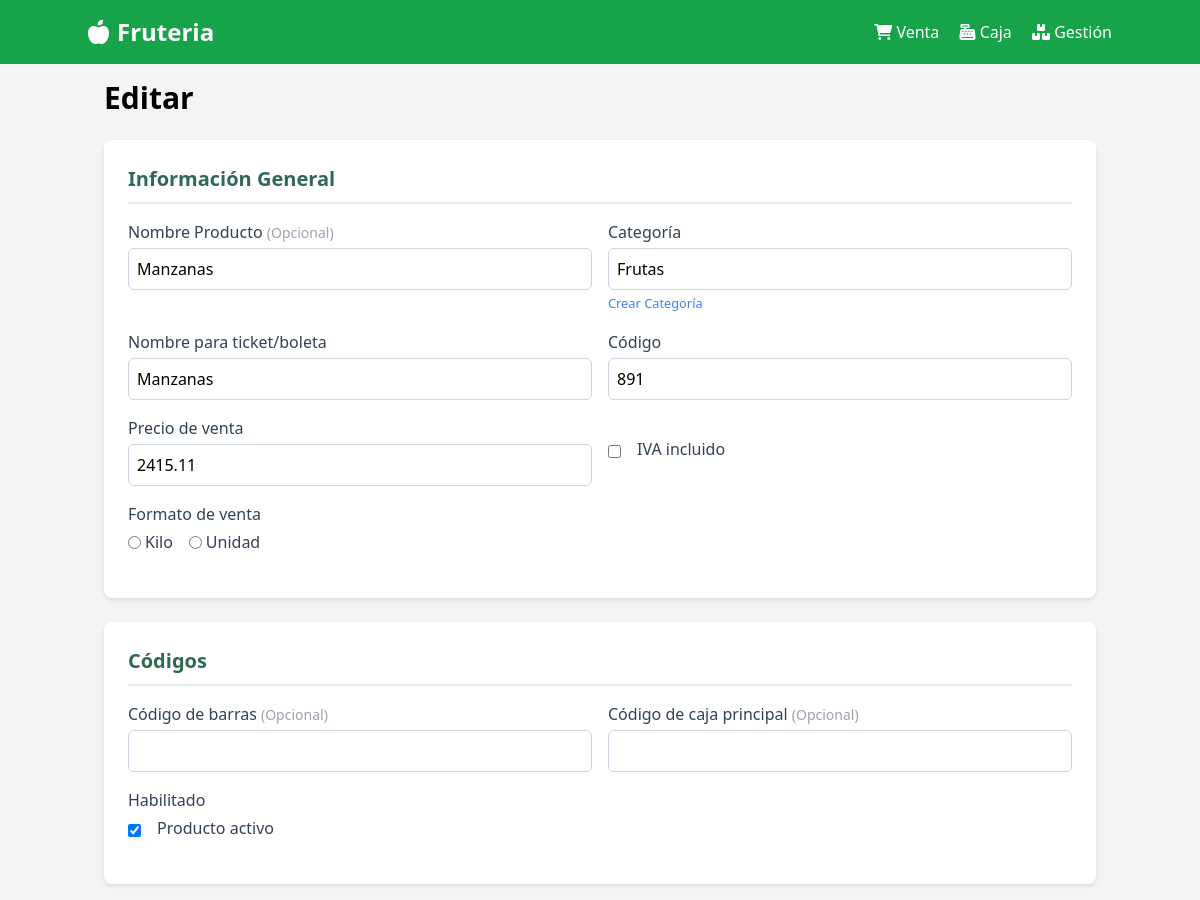
Page /productos/editar/1 (upper part) on the earlier database version.
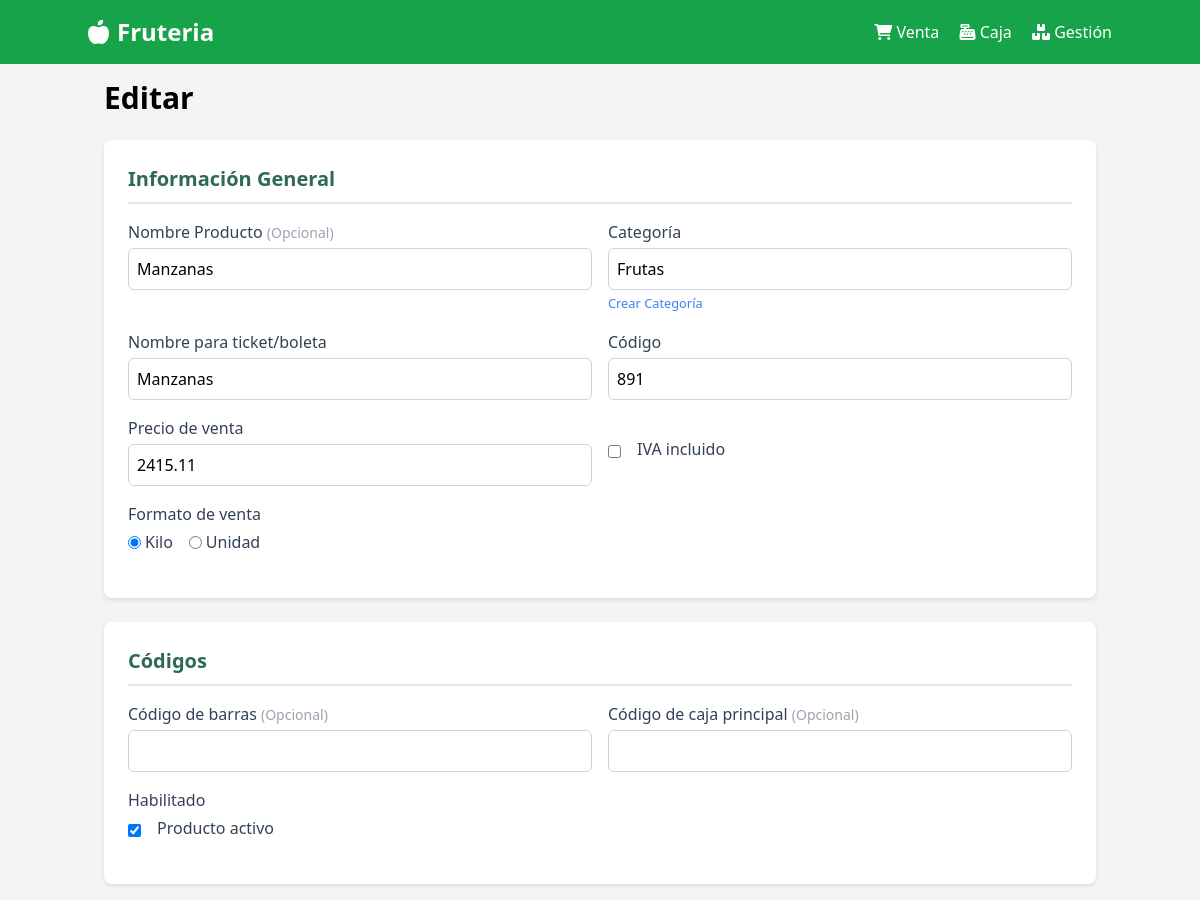
Same page on the later database version.
### app/models/models.py (models this page shows)
class Producto(db.Model):
    __tablename__ = 'productos'
    id = db.Column(db.Integer, primary_key=True)
    nombre = db.Column(db.String(100), nullable=False)
    precio = db.Column(db.Float, nullable=False)
    imagen = db.Column(db.String(200), nullable=True)
    categoria_id = db.Column(db.Integer, db.ForeignKey('categorias.id'), nullable=False)
    codigo = db.Column(db.String(50), unique=True, nullable=True)
    codigo_barras = db.Column(db.String(100), nullable=True)
    codigo_caja = db.Column(db.String(50), nullable=True)
    habilitado = db.Column(db.Boolean, default=True)
    formato_venta = db.Column(db.String(10), default='kg')  # Cambiado de 'unidad' a 'kg'
    stock_minimo = db.Column(db.Float, default=0)
    stock_maximo = db.Column(db.Float, default=0)
    stock_actual = db.Column(db.Float, default=0)
    costo_unitario = db.Column(db.Float, default=0)
    costo_unitario_con_iva = db.Column(db.Float, default=0)
    margen_utilidad = db.Column(db.Float, default=0)
    iva_incluido = db.Column(db.Boolean, default=False)
    nombre_ticket = db.Column(db.String(100), nullable=True)

### app/routes/products.py (the view, shortened to what this page needs)
@products_bp.route('/editar/<int:id>', methods=['GET', 'POST'])
def editar(id):
    producto = Producto.query.get_or_404(id)
    categorias = Categoria.query.all()
    return render_template('producto_form.html', categorias=categorias, producto=producto)

### app/templates/producto_form.html (shortened to what this page needs)
{% extends "base.html" %}
{% block content %}
<div class="max-w-6xl mx-auto">
    <h1 class="text-3xl font-bold mb-6">{% if producto %}Editar{% else %}Creación de Producto{% endif %}</h1>
    <form method="POST" enctype="multipart/form-data" id="producto-form">
        <div class="form-section">
            <div class="section-title">Información General</div>
            <div class="grid-2">
                <div class="campo">
                    <label>Nombre Producto <span class="text-gray-400 text-sm">(Opcional)</span></label>
                    <input type="text" name="nombre" value="{{ producto.nombre if producto else '' }}" required>
                </div>
                <div class="campo">
                    <label>Categoría</label>
                    <input type="text" name="categoria" list="categorias-list" value="{{ producto.categoria.nombre if producto else '' }}" required>
                    <small><a href="#" id="crear-categoria-link" class="text-blue-500">Crear Categoría</a></small>
                </div>
            </div>
            <div class="grid-2">
                <div class="campo">
                    <label>Nombre para ticket/boleta</label>
                    <input type="text" name="nombre_ticket" value="{{ producto.nombre_ticket if producto else '' }}">
                </div>
                <div class="campo">
                    <label>Código</label>
                    <input type="text" name="codigo" value="{{ producto.codigo if producto else '' }}" placeholder="Ej: 717">
                </div>
            </div>
            <div class="grid-2">
                <div class="campo">
                    <label>Precio de venta</label>
                    <input type="number" step="0.01" name="precio" id="precio" value="{{ producto.precio if producto else '' }}" required>
                </div>
                <div class="campo flex items-center">
                    <input type="checkbox" name="iva_incluido" id="iva_incluido" {% if producto and producto.iva_incluido %}checked{% endif %}>
                    <label for="iva_incluido" class="ml-2">IVA incluido</label>
                </div>
            </div>
            <div class="campo">
                <label>Formato de venta</label>
                <div class="radio-group">
                    <label>
                        <input type="radio" name="formato_venta" value="kg" {% if not producto or producto.formato_venta == 'kg' %}checked{% endif %}> Kilo
                    </label>
                    <label>
                        <input type="radio" name="formato_venta" value="unidad" {% if producto and producto.formato_venta == 'unidad' %}checked{% endif %}> Unidad
                    </label>
                </div>
            </div>
        </div>
        <div class="form-section">
            <div class="section-title">Códigos</div>
            <div class="grid-2">
                <div class="campo">
                    <label>Código de barras <span class="text-gray-400 text-sm">(Opcional)</span></label>
                    <input type="text" name="codigo_barras" value="{{ producto.codigo_barras if producto else '' }}">
                </div>
                <div class="campo">
                    <label>Código de caja principal <span class="text-gray-400 text-sm">(Opcional)</span></label>
                    <input type="text" name="codigo_caja" value="{{ producto.codigo_caja if producto else '' }}">
                </div>
            </div>
            <div class="campo">
                <label>Habilitado</label>
                <div class="flex items-center">
                    <input type="checkbox" name="habilitado" id="habilitado" {% if not producto or producto.habilitado %}checked{% endif %}>
                    <label for="habilitado" class="ml-2">Producto activo</label>
                </div>
            </div>
        </div>
    </form>
</div>
{% endblock %}

Differences in the rows shown:
changed Producto "Manzanas": formato_venta "☐ Kilo" → "☑ Kilo"
